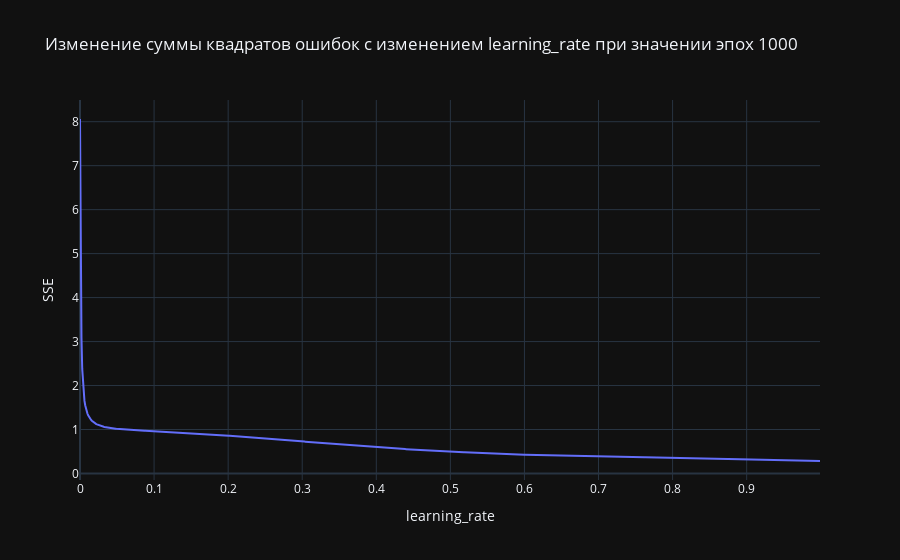

The cell this chart's notebook holds for it:
### Code cell
epochs = 1000
SQE_lr = []
for lr in np.linspace(0,1,1000):
    model = NeuralNetwork(input_size=inp_nod,hidden_size=hid_nod,output_size=out_nod,learning_rate=lr)
    probka,SQE = model.train(X=X_train,y=Y_train,ep=epochs)
    SQE_lr.append(np.mean(SQE))
SQE_lr =list(map(np.float64,SQE_lr))
fig = plx.line(x=list(map(lambda x:x/1000,range(len(SQE_lr)))),
                      y=SQE_lr,
               title=f"Изменение суммы квадратов ошибок с изменением learning_rate при значении эпох {epochs}",
               labels={"x":"learning_rate","y":"SSE"})
fig.show()

### Figure 1 — Plotly figure (JSON) as saved in the notebook; plotly's stock layout.template omitted (floating-point values rounded to 4 significant figures; data arrays with more than 128 entries replaced by an {"elided": "..."} marker saying what was removed)
{"data": [{"hovertemplate": "learning_rate=%{x}<br>SSE=%{y}<extra></extra>", "legendgroup": "", "line": {"color": "#636efa", "dash": "solid"}, "marker": {"symbol": "circle"}, "mode": "lines", "name": "", "orientation": "v", "showlegend": false, "x": {"elided": "1000 float values"}, "xaxis": "x", "y": {"elided": "1000 float values"}, "yaxis": "y", "type": "scatter"}], "layout": {"xaxis": {"anchor": "y", "domain": [0.0, 1.0], "title": {"text": "learning_rate"}}, "yaxis": {"anchor": "x", "domain": [0.0, 1.0], "title": {"text": "SSE"}}, "legend": {"tracegroupgap": 0}, "title": {"text": "Изменение суммы квадратов ошибок с изменением learning_rate при значении эпох 1000"}}}
